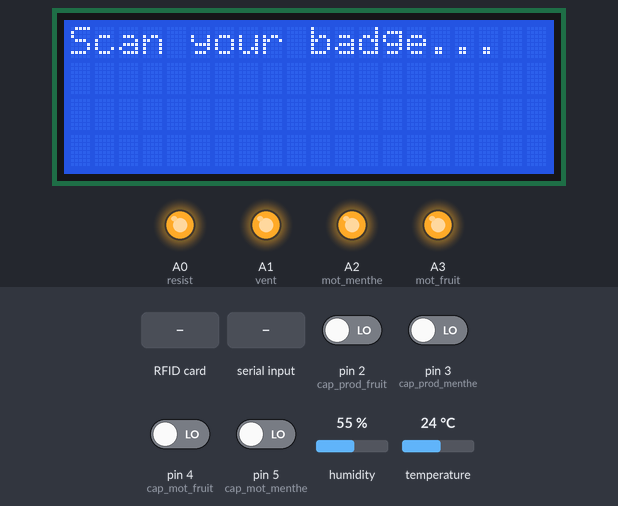
The sketch below on a simulated Arduino Uno, built with avr-gcc and run on an emulated ATmega328P. On the bench: 20×4 character LCD, output pins drawn as LEDs (lit = HIGH). Inputs (shaded band) come from the test bench; at power-on: pin 2 (cap_prod_fruit), pin 3 (cap_prod_menthe), pin 4 (cap_mot_fruit), pin 5 (cap_mot_menthe) LOW, humidity 55 %, temperature 24 °C. Pins used as bus, display or sensor lines are not drawn; what the sketch prints to the serial monitor is not drawn.

Above: at 1.3 s.
1.4 s: RFID card 5E 7A 19 C4 held to the reader
At 1.9 s:
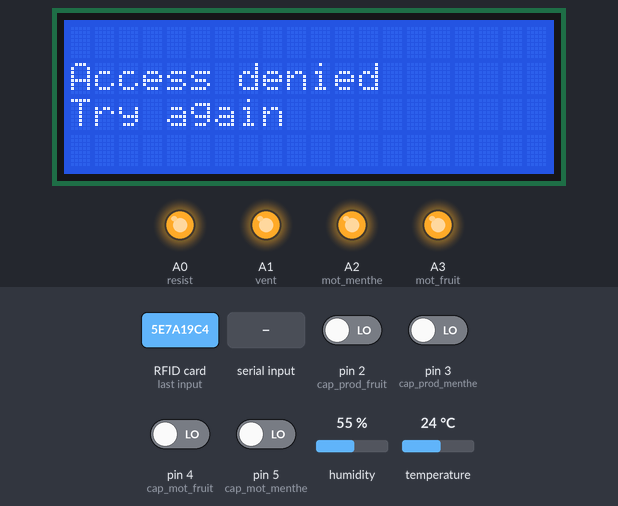
6.0 s: "61 214 217 66\n" received over Serial
12.1 s: "30,150,10\n" received over Serial
At 13.6 s:
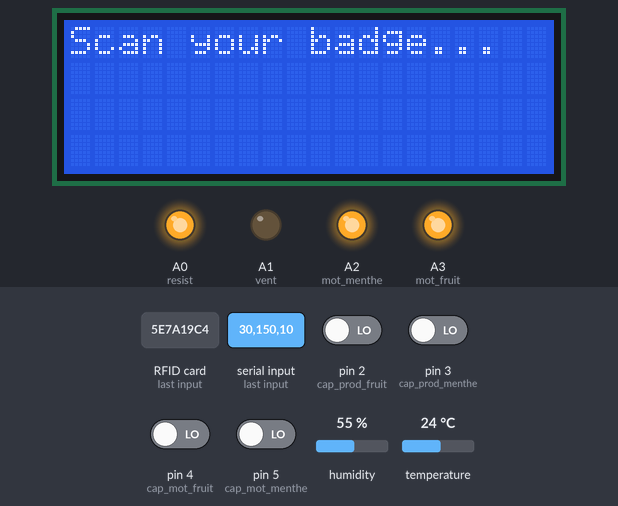
18.2 s: pin 2 (cap_prod_fruit) driven HIGH
24.3 s: pin 3 (cap_prod_menthe) driven HIGH
30.4 s: pin 2 (cap_prod_fruit) driven LOW
Timing chart, 0 to 33.4 s (numbered marks = the images above; inputs shaded):
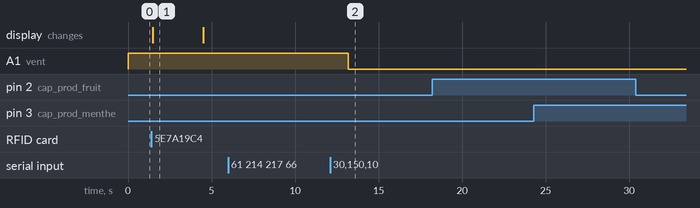

Measured:
- after the input at 1.4 s, the display: changes after 0.07 s (image 1)
- after the input at 6.0 s, every drawn part: stays the same
- after the input at 12.1 s, A1 (vent): HIGH → LOW after 1.1 s
- after the input at 18.2 s, every drawn part: stays the same
- after the input at 24.3 s, every drawn part: stays the same
- after the input at 30.4 s, every drawn part: stays the same
- what the display in image 1 shows lasts 3.0 s, from 1.5 s to 4.5 s

The sketch:

ArduinoMB.ino
```cpp
#include <SPI.h>
#include "LiquidCrystal_I2C.h"
#include "RFID.h"
#include "DHT.h"
#include "Arduino.h"

#define vent A1
#define resist A0

#define cap_prod_fruit 2
#define cap_prod_menthe 3
#define cap_mot_fruit 4
#define cap_mot_menthe 5
#define bout_fruit 6
#define bout_menthe 7
#define mot_fruit A3
#define mot_menthe A2
#define SS_PIN 10
#define RST_PIN 9
RFID rfid(SS_PIN, RST_PIN);
String rfidCard;
LiquidCrystal_I2C lcd(0x27,20,4);

DHT dht(8, DHT11);

float t;
float h;

int epuifruit;
int epuimenthe;

String eFruit;
String eMenthe;

String hum1;
String temp1;


String serialResponse = "";
char sz[50] ;
String msg1;
String msg2;
int i=0;
int len;


void setup()
{
  Serial.begin(9600);

  digitalWrite(vent, HIGH);
  pinMode(vent, OUTPUT);
  digitalWrite(resist,HIGH);
  pinMode(resist, OUTPUT);

  dht.begin();


  SPI.begin();
  rfid.init();
  lcd.begin();
  lcd.backlight();
  lcd.print("Initialisation...");
  pinMode(cap_prod_fruit, INPUT);
  pinMode(cap_prod_menthe, INPUT);
  pinMode(cap_mot_fruit, INPUT);
  pinMode(cap_mot_menthe, INPUT);
  pinMode(bout_fruit, INPUT_PULLUP);
  pinMode(bout_menthe, INPUT_PULLUP);
  pinMode(mot_fruit, OUTPUT);
  pinMode(mot_menthe, OUTPUT);

  do
  {
    digitalWrite(mot_fruit, LOW);
  }
  while(digitalRead(cap_mot_fruit) != LOW);
  digitalWrite(mot_fruit, HIGH);
  do
  {
    digitalWrite(mot_menthe, LOW);
  }
  while(digitalRead(cap_mot_menthe) != LOW);
  digitalWrite(mot_menthe, HIGH);
}

void loop()
{
  lcd.clear();
  lcd.print("Scan your badge...");

  epuifruit = digitalRead(cap_prod_fruit);
  epuimenthe = digitalRead(cap_prod_menthe);


  if(rfid.isCard()) {
    if(rfid.readCardSerial()) {
        rfidCard = String(rfid.serNum[0]) + " " + String(rfid.serNum[1]) + " " + String(rfid.serNum[2]) + " " + String(rfid.serNum[3]);
        Serial.println(rfidCard);
        if(rfidCard == "61 214 217 66") {
          lcd.clear();
          lcd.setCursor(0,1);
          lcd.print("Access accepted");
          lcd.setCursor(0,2);
          lcd.print("Choix Mentos");
          while(digitalRead(bout_fruit) == HIGH && digitalRead(bout_menthe) == HIGH){
            Serial.println("Appuie bouton");
          }
          //Choix Mentos
          //Fruit
          //if(digitalRead(bout_fruit) == LOW){
          if(digitalRead(bout_fruit) == LOW && digitalRead(cap_prod_fruit) == HIGH){
            digitalWrite(mot_fruit, LOW);
            delay(1000);
            do{
              digitalWrite(mot_fruit, LOW);
            }while(digitalRead(cap_mot_fruit) != LOW);
            digitalWrite(mot_fruit, HIGH);
            lcd.clear();
          }
          else if(digitalRead(bout_fruit) == LOW && digitalRead(cap_prod_fruit) == LOW){
            lcd.clear();
            lcd.setCursor(0,1);
            lcd.print("Fruit epuiser");
            delay(3000);
            lcd.clear();
          }
          else{
            Serial.println("Attente");
          }
          //Menthe
          //if(digitalRead(bout_menthe) == LOW){
          if(digitalRead(bout_menthe) == LOW && digitalRead(cap_prod_menthe) == HIGH){
            digitalWrite(mot_menthe, LOW);
            delay(1000);
            do{
              digitalWrite(mot_menthe, LOW);
            }while(digitalRead(cap_mot_menthe) != LOW);
            digitalWrite(mot_menthe, HIGH);
            lcd.clear();
          }
          else if(digitalRead(bout_menthe) == LOW && digitalRead(cap_prod_menthe) == LOW){
            lcd.clear();
            lcd.setCursor(0,1);
            lcd.print("Menthe epuiser");
            delay(3000);
            lcd.clear();
          }
          else{
            Serial.println("Attente");
          }
        }
        else{
           lcd.clear();
           lcd.setCursor(0,1);
           lcd.print("Access denied");
           lcd.setCursor(0,2);
           lcd.print("Try again");
           delay(3000);
           lcd.clear();
           lcd.print("Scan your badge...");
         }
         }
   rfid.halt();


  }


  float h = dht.readHumidity();
  float t = dht.readTemperature();

  hum1 = String(int(h));
  temp1 = String(int(t));


  if (epuifruit == 0)
  {
     eFruit = "Empty";
  }
  else
  {
     eFruit = "Full";
  }
  if (epuimenthe == 0)
  {
    eMenthe = "Empty";
  }
  else
  {
    eMenthe = "Full";
  }

  Serial.println(hum1 +"\t"+ temp1 +"\t"+ eFruit +"\t"+ eMenthe);
  delay(2);


  if ( Serial.available())
  {
    serialResponse = Serial.readStringUntil("");
i=0;
    // Convert from String Object to String.
    char buf[sizeof(sz)];
    serialResponse.toCharArray(buf, sizeof(buf));
    char *p = buf;
    char *str;
    while ((str = strtok_r(p, ";", &p)) != NULL)
    {
    len = sizeof(str);
    if (i==0)
    {
    msg1=String(str);
    }
    else if (i==1)
    {
    msg2=String(str);
    }
      i=i+1;

    }
      Serial.println(i);
      Serial.println(msg1);
      Serial.println(msg2);


  int tempmax=msg1.toInt();
  int tempmin=msg2.toInt();

  Serial.println(tempmax);
  Serial.println(tempmin);

    if (t > tempmax)
    {
      digitalWrite(vent, LOW);
    }
    else
    {
      digitalWrite(vent, HIGH);
    }
    if (t < tempmin)
    {
      digitalWrite(resist, LOW);
    }
    else
    {
      digitalWrite(resist, HIGH);
    }

  }
}
```
